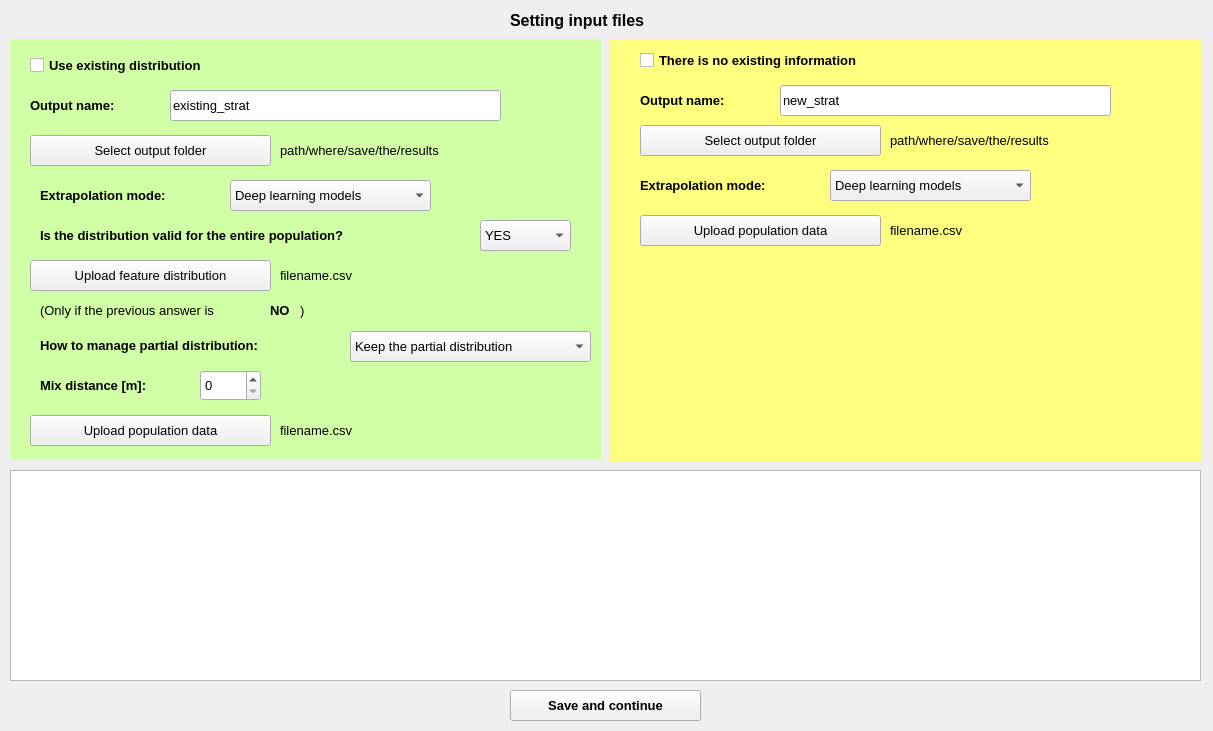
<?xml version="1.0" encoding="UTF-8"?>
<ui version="4.0">
 <class>DataSetting</class>
 <widget class="QMainWindow" name="DataSetting">
  <property name="geometry">
   <rect>
    <x>0</x>
    <y>0</y>
    <width>1213</width>
    <height>731</height>
   </rect>
  </property>
  <property name="windowTitle">
   <string>MainWindow</string>
  </property>
  <widget class="QWidget" name="data_frame">
   <widget class="QLabel" name="w_tittle">
    <property name="geometry">
     <rect>
      <x>510</x>
      <y>0</y>
      <width>191</width>
      <height>41</height>
     </rect>
    </property>
    <property name="font">
     <font>
      <pointsize>12</pointsize>
      <weight>75</weight>
      <bold>true</bold>
     </font>
    </property>
    <property name="text">
     <string>Setting input files</string>
    </property>
   </widget>
   <widget class="QPushButton" name="save_buttom">
    <property name="geometry">
     <rect>
      <x>510</x>
      <y>690</y>
      <width>191</width>
      <height>31</height>
     </rect>
    </property>
    <property name="font">
     <font>
      <pointsize>10</pointsize>
      <weight>75</weight>
      <bold>true</bold>
     </font>
    </property>
    <property name="text">
     <string>Save and continue</string>
    </property>
   </widget>
   <widget class="QLabel" name="backg_1">
    <property name="geometry">
     <rect>
      <x>10</x>
      <y>39</y>
      <width>591</width>
      <height>421</height>
     </rect>
    </property>
    <property name="styleSheet">
     <string notr="true">background-color: rgb(209, 255, 165);</string>
    </property>
    <property name="text">
     <string/>
    </property>
   </widget>
   <widget class="QPushButton" name="unclassified_button">
    <property name="geometry">
     <rect>
      <x>30</x>
      <y>415</y>
      <width>241</width>
      <height>31</height>
     </rect>
    </property>
    <property name="font">
     <font>
      <pointsize>10</pointsize>
      <weight>50</weight>
      <bold>false</bold>
     </font>
    </property>
    <property name="text">
     <string>Upload population data</string>
    </property>
   </widget>
   <widget class="QLabel" name="unclassfied_path">
    <property name="geometry">
     <rect>
      <x>280</x>
      <y>420</y>
      <width>291</width>
      <height>21</height>
     </rect>
    </property>
    <property name="font">
     <font>
      <pointsize>10</pointsize>
     </font>
    </property>
    <property name="text">
     <string>filename.csv</string>
    </property>
   </widget>
   <widget class="QLabel" name="output_label_manual">
    <property name="geometry">
     <rect>
      <x>30</x>
      <y>90</y>
      <width>121</width>
      <height>31</height>
     </rect>
    </property>
    <property name="font">
     <font>
      <pointsize>10</pointsize>
      <weight>75</weight>
      <bold>true</bold>
     </font>
    </property>
    <property name="text">
     <string>Output name:</string>
    </property>
   </widget>
   <widget class="QLineEdit" name="output_manual_value">
    <property name="geometry">
     <rect>
      <x>170</x>
      <y>90</y>
      <width>331</width>
      <height>31</height>
     </rect>
    </property>
    <property name="font">
     <font>
      <pointsize>10</pointsize>
     </font>
    </property>
    <property name="text">
     <string>existing_strat</string>
    </property>
   </widget>
   <widget class="QPushButton" name="b_info_button">
    <property name="geometry">
     <rect>
      <x>30</x>
      <y>260</y>
      <width>241</width>
      <height>31</height>
     </rect>
    </property>
    <property name="font">
     <font>
      <pointsize>10</pointsize>
      <weight>50</weight>
      <bold>false</bold>
     </font>
    </property>
    <property name="text">
     <string>Upload feature distribution</string>
    </property>
   </widget>
   <widget class="QCheckBox" name="manual_op">
    <property name="geometry">
     <rect>
      <x>30</x>
      <y>50</y>
      <width>261</width>
      <height>31</height>
     </rect>
    </property>
    <property name="font">
     <font>
      <pointsize>10</pointsize>
      <weight>75</weight>
      <bold>true</bold>
     </font>
    </property>
    <property name="text">
     <string>Use existing distribution</string>
    </property>
   </widget>
   <widget class="QLabel" name="manual_info_path">
    <property name="geometry">
     <rect>
      <x>280</x>
      <y>265</y>
      <width>151</width>
      <height>21</height>
     </rect>
    </property>
    <property name="font">
     <font>
      <pointsize>10</pointsize>
     </font>
    </property>
    <property name="text">
     <string>filename.csv</string>
    </property>
   </widget>
   <widget class="QPushButton" name="output_path_button">
    <property name="geometry">
     <rect>
      <x>30</x>
      <y>135</y>
      <width>241</width>
      <height>31</height>
     </rect>
    </property>
    <property name="font">
     <font>
      <pointsize>10</pointsize>
      <weight>50</weight>
      <bold>false</bold>
     </font>
    </property>
    <property name="text">
     <string>Select output folder</string>
    </property>
   </widget>
   <widget class="QLabel" name="saved_path_manual">
    <property name="geometry">
     <rect>
      <x>280</x>
      <y>140</y>
      <width>291</width>
      <height>21</height>
     </rect>
    </property>
    <property name="font">
     <font>
      <pointsize>10</pointsize>
     </font>
    </property>
    <property name="text">
     <string>path/where/save/the/results</string>
    </property>
   </widget>
   <widget class="QTableWidget" name="tableWidget">
    <property name="geometry">
     <rect>
      <x>10</x>
      <y>470</y>
      <width>1191</width>
      <height>211</height>
     </rect>
    </property>
   </widget>
   <widget class="QCheckBox" name="dl_op">
    <property name="geometry">
     <rect>
      <x>640</x>
      <y>45</y>
      <width>301</width>
      <height>31</height>
     </rect>
    </property>
    <property name="font">
     <font>
      <pointsize>10</pointsize>
      <weight>75</weight>
      <bold>true</bold>
     </font>
    </property>
    <property name="text">
     <string>There is no existing information</string>
    </property>
   </widget>
   <widget class="QLabel" name="output_label_dl">
    <property name="geometry">
     <rect>
      <x>640</x>
      <y>85</y>
      <width>121</width>
      <height>31</height>
     </rect>
    </property>
    <property name="font">
     <font>
      <pointsize>10</pointsize>
      <weight>75</weight>
      <bold>true</bold>
     </font>
    </property>
    <property name="text">
     <string>Output name:</string>
    </property>
   </widget>
   <widget class="QLineEdit" name="output_dl_value">
    <property name="geometry">
     <rect>
      <x>780</x>
      <y>85</y>
      <width>331</width>
      <height>31</height>
     </rect>
    </property>
    <property name="font">
     <font>
      <pointsize>10</pointsize>
     </font>
    </property>
    <property name="text">
     <string>new_strat</string>
    </property>
   </widget>
   <widget class="QLabel" name="backg_2">
    <property name="geometry">
     <rect>
      <x>610</x>
      <y>40</y>
      <width>591</width>
      <height>421</height>
     </rect>
    </property>
    <property name="styleSheet">
     <string notr="true">background-color: rgb(255, 255, 127);</string>
    </property>
    <property name="text">
     <string/>
    </property>
   </widget>
   <widget class="QPushButton" name="folder_local_button_2">
    <property name="geometry">
     <rect>
      <x>640</x>
      <y>215</y>
      <width>241</width>
      <height>31</height>
     </rect>
    </property>
    <property name="font">
     <font>
      <pointsize>10</pointsize>
      <weight>50</weight>
      <bold>false</bold>
     </font>
    </property>
    <property name="text">
     <string>Upload population data</string>
    </property>
   </widget>
   <widget class="QLabel" name="folder_img_path_2">
    <property name="geometry">
     <rect>
      <x>890</x>
      <y>220</y>
      <width>291</width>
      <height>21</height>
     </rect>
    </property>
    <property name="font">
     <font>
      <pointsize>10</pointsize>
     </font>
    </property>
    <property name="text">
     <string>filename.csv</string>
    </property>
   </widget>
   <widget class="QLabel" name="saved_path_dl">
    <property name="geometry">
     <rect>
      <x>890</x>
      <y>130</y>
      <width>291</width>
      <height>21</height>
     </rect>
    </property>
    <property name="font">
     <font>
      <pointsize>10</pointsize>
     </font>
    </property>
    <property name="text">
     <string>path/where/save/the/results</string>
    </property>
   </widget>
   <widget class="QPushButton" name="output_path_dl_button">
    <property name="geometry">
     <rect>
      <x>640</x>
      <y>125</y>
      <width>241</width>
      <height>31</height>
     </rect>
    </property>
    <property name="font">
     <font>
      <pointsize>10</pointsize>
      <weight>50</weight>
      <bold>false</bold>
     </font>
    </property>
    <property name="text">
     <string>Select output folder</string>
    </property>
   </widget>
   <widget class="QLabel" name="output_label_manual_2">
    <property name="geometry">
     <rect>
      <x>40</x>
      <y>220</y>
      <width>431</width>
      <height>31</height>
     </rect>
    </property>
    <property name="font">
     <font>
      <pointsize>10</pointsize>
      <weight>75</weight>
      <bold>true</bold>
     </font>
    </property>
    <property name="text">
     <string>Is the distribution valid for the entire population?</string>
    </property>
   </widget>
   <widget class="QComboBox" name="comboBox">
    <property name="geometry">
     <rect>
      <x>480</x>
      <y>220</y>
      <width>91</width>
      <height>31</height>
     </rect>
    </property>
    <property name="font">
     <font>
      <pointsize>10</pointsize>
     </font>
    </property>
    <item>
     <property name="text">
      <string>YES</string>
     </property>
    </item>
    <item>
     <property name="text">
      <string>NO</string>
     </property>
    </item>
   </widget>
   <widget class="QLabel" name="output_label_manual_3">
    <property name="geometry">
     <rect>
      <x>40</x>
      <y>180</y>
      <width>181</width>
      <height>31</height>
     </rect>
    </property>
    <property name="font">
     <font>
      <pointsize>10</pointsize>
      <weight>75</weight>
      <bold>true</bold>
     </font>
    </property>
    <property name="text">
     <string>Extrapolation mode:</string>
    </property>
   </widget>
   <widget class="QComboBox" name="comboBox_2">
    <property name="geometry">
     <rect>
      <x>230</x>
      <y>180</y>
      <width>201</width>
      <height>31</height>
     </rect>
    </property>
    <property name="font">
     <font>
      <pointsize>10</pointsize>
     </font>
    </property>
    <item>
     <property name="text">
      <string>Deep learning models</string>
     </property>
    </item>
    <item>
     <property name="text">
      <string>Manually</string>
     </property>
    </item>
   </widget>
   <widget class="QLabel" name="manual_info_path_2">
    <property name="geometry">
     <rect>
      <x>40</x>
      <y>300</y>
      <width>231</width>
      <height>21</height>
     </rect>
    </property>
    <property name="font">
     <font>
      <pointsize>10</pointsize>
     </font>
    </property>
    <property name="text">
     <string>(Only if the previous answer is</string>
    </property>
   </widget>
   <widget class="QLabel" name="manual_info_path_3">
    <property name="geometry">
     <rect>
      <x>270</x>
      <y>300</y>
      <width>41</width>
      <height>21</height>
     </rect>
    </property>
    <property name="font">
     <font>
      <pointsize>10</pointsize>
      <weight>75</weight>
      <bold>true</bold>
     </font>
    </property>
    <property name="text">
     <string>NO</string>
    </property>
   </widget>
   <widget class="QLabel" name="manual_info_path_4">
    <property name="geometry">
     <rect>
      <x>300</x>
      <y>300</y>
      <width>41</width>
      <height>21</height>
     </rect>
    </property>
    <property name="font">
     <font>
      <pointsize>10</pointsize>
     </font>
    </property>
    <property name="text">
     <string>)</string>
    </property>
   </widget>
   <widget class="QLabel" name="output_label_manual_4">
    <property name="geometry">
     <rect>
      <x>40</x>
      <y>330</y>
      <width>321</width>
      <height>31</height>
     </rect>
    </property>
    <property name="font">
     <font>
      <pointsize>10</pointsize>
      <weight>75</weight>
      <bold>true</bold>
     </font>
    </property>
    <property name="text">
     <string>How to manage partial distribution:</string>
    </property>
   </widget>
   <widget class="QComboBox" name="comboBox_3">
    <property name="geometry">
     <rect>
      <x>350</x>
      <y>331</y>
      <width>241</width>
      <height>31</height>
     </rect>
    </property>
    <property name="font">
     <font>
      <pointsize>10</pointsize>
     </font>
    </property>
    <item>
     <property name="text">
      <string>Keep the partial distribution</string>
     </property>
    </item>
    <item>
     <property name="text">
      <string>Keep and mix until &quot;x&quot; distance</string>
     </property>
    </item>
   </widget>
   <widget class="QLabel" name="output_label_manual_5">
    <property name="geometry">
     <rect>
      <x>40</x>
      <y>370</y>
      <width>161</width>
      <height>31</height>
     </rect>
    </property>
    <property name="font">
     <font>
      <pointsize>10</pointsize>
      <weight>75</weight>
      <bold>true</bold>
     </font>
    </property>
    <property name="text">
     <string>Mix distance [m]:</string>
    </property>
   </widget>
   <widget class="QSpinBox" name="spinBox">
    <property name="geometry">
     <rect>
      <x>200</x>
      <y>370</y>
      <width>61</width>
      <height>31</height>
     </rect>
    </property>
    <property name="font">
     <font>
      <pointsize>10</pointsize>
     </font>
    </property>
   </widget>
   <widget class="QComboBox" name="comboBox_4">
    <property name="geometry">
     <rect>
      <x>830</x>
      <y>170</y>
      <width>201</width>
      <height>31</height>
     </rect>
    </property>
    <property name="font">
     <font>
      <pointsize>10</pointsize>
     </font>
    </property>
    <item>
     <property name="text">
      <string>Deep learning models</string>
     </property>
    </item>
    <item>
     <property name="text">
      <string>Manually</string>
     </property>
    </item>
   </widget>
   <widget class="QLabel" name="output_label_manual_6">
    <property name="geometry">
     <rect>
      <x>640</x>
      <y>170</y>
      <width>181</width>
      <height>31</height>
     </rect>
    </property>
    <property name="font">
     <font>
      <pointsize>10</pointsize>
      <weight>75</weight>
      <bold>true</bold>
     </font>
    </property>
    <property name="text">
     <string>Extrapolation mode:</string>
    </property>
   </widget>
   <zorder>backg_2</zorder>
   <zorder>w_tittle</zorder>
   <zorder>save_buttom</zorder>
   <zorder>backg_1</zorder>
   <zorder>unclassified_button</zorder>
   <zorder>unclassfied_path</zorder>
   <zorder>output_label_manual</zorder>
   <zorder>output_manual_value</zorder>
   <zorder>b_info_button</zorder>
   <zorder>manual_op</zorder>
   <zorder>manual_info_path</zorder>
   <zorder>output_path_button</zorder>
   <zorder>saved_path_manual</zorder>
   <zorder>tableWidget</zorder>
   <zorder>dl_op</zorder>
   <zorder>output_label_dl</zorder>
   <zorder>output_dl_value</zorder>
   <zorder>folder_local_button_2</zorder>
   <zorder>folder_img_path_2</zorder>
   <zorder>saved_path_dl</zorder>
   <zorder>output_path_dl_button</zorder>
   <zorder>output_label_manual_2</zorder>
   <zorder>comboBox</zorder>
   <zorder>output_label_manual_3</zorder>
   <zorder>comboBox_2</zorder>
   <zorder>manual_info_path_2</zorder>
   <zorder>manual_info_path_3</zorder>
   <zorder>manual_info_path_4</zorder>
   <zorder>output_label_manual_4</zorder>
   <zorder>comboBox_3</zorder>
   <zorder>output_label_manual_5</zorder>
   <zorder>spinBox</zorder>
   <zorder>comboBox_4</zorder>
   <zorder>output_label_manual_6</zorder>
  </widget>
 </widget>
 <resources/>
 <connections/>
</ui>
